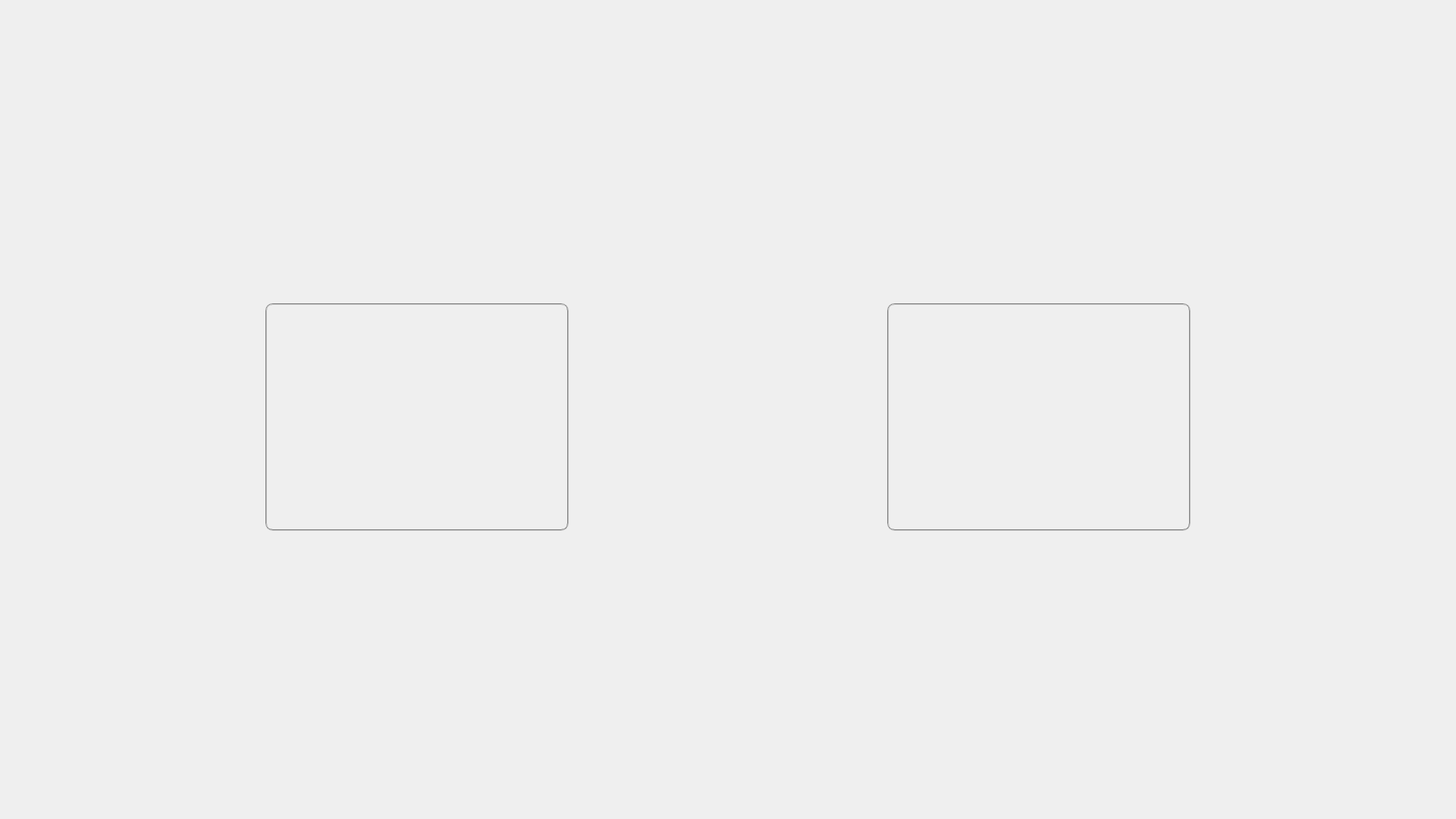
<?xml version="1.0" encoding="UTF-8"?>
<ui version="4.0">
 <class>MainWindow</class>
 <widget class="QMainWindow" name="MainWindow">
  <property name="geometry">
   <rect>
    <x>0</x>
    <y>0</y>
    <width>1920</width>
    <height>1080</height>
   </rect>
  </property>
  <property name="windowTitle">
   <string>MainWindow</string>
  </property>
  <property name="styleSheet">
   <string notr="true">border-image: url(:/Resources/Images/background.jpg);</string>
  </property>
  <widget class="QWidget" name="centralWidget">
   <widget class="QPushButton" name="pBtnVehicle">
    <property name="geometry">
     <rect>
      <x>350</x>
      <y>400</y>
      <width>400</width>
      <height>300</height>
     </rect>
    </property>
    <property name="font">
     <font>
      <family>黑体</family>
      <pointsize>48</pointsize>
     </font>
    </property>
    <property name="styleSheet">
     <string notr="true">border:2px groove gray;border-radius:10px;padding:2px 4px;
border-image: url(:/Resources/Images/vehiclemanage.png);</string>
    </property>
    <property name="text">
     <string/>
    </property>
   </widget>
   <widget class="QPushButton" name="pBtnDrive">
    <property name="geometry">
     <rect>
      <x>1170</x>
      <y>400</y>
      <width>400</width>
      <height>300</height>
     </rect>
    </property>
    <property name="font">
     <font>
      <family>黑体</family>
      <pointsize>48</pointsize>
     </font>
    </property>
    <property name="styleSheet">
     <string notr="true">border:2px groove gray;border-radius:10px;padding:2px 4px;
border-image: url(:/Resources/Images/drivingmanage.png);</string>
    </property>
    <property name="text">
     <string/>
    </property>
   </widget>
  </widget>
 </widget>
 <layoutdefault spacing="6" margin="11"/>
 <resources>
  <include location="mainwindow.qrc"/>
 </resources>
 <connections/>
</ui>
